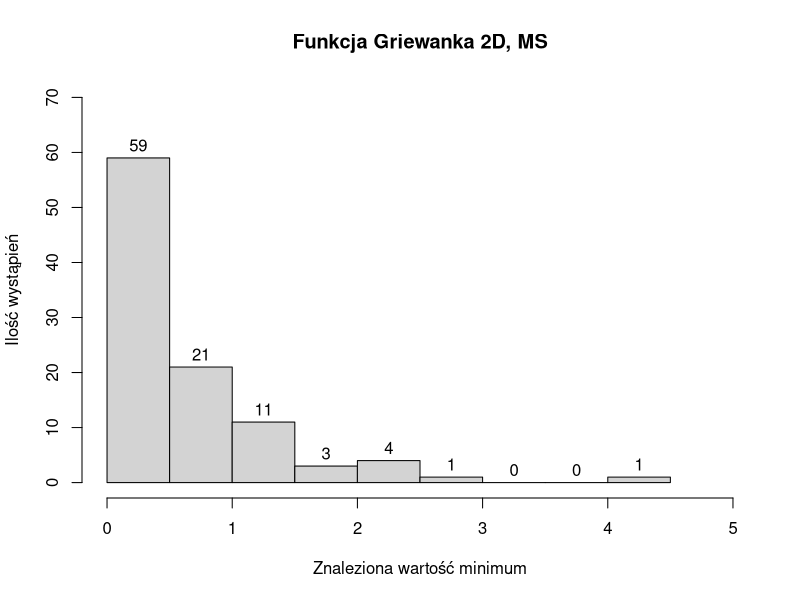
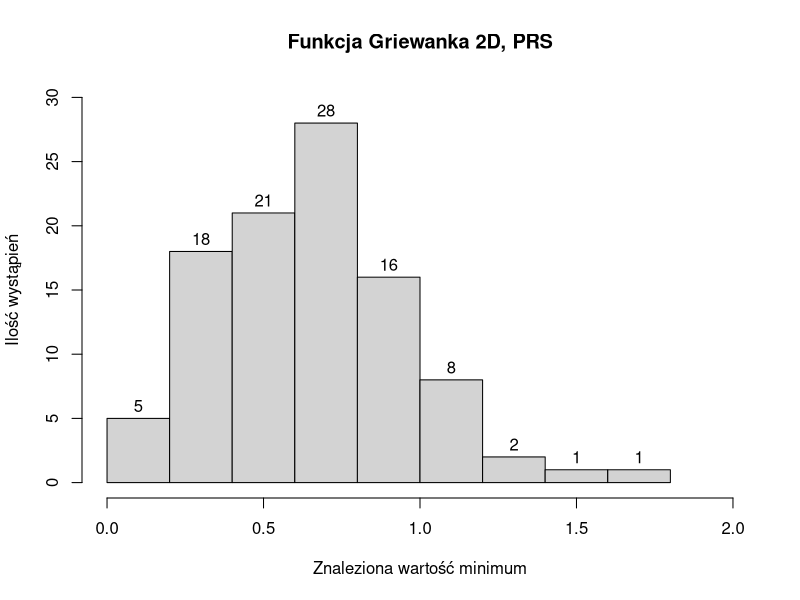
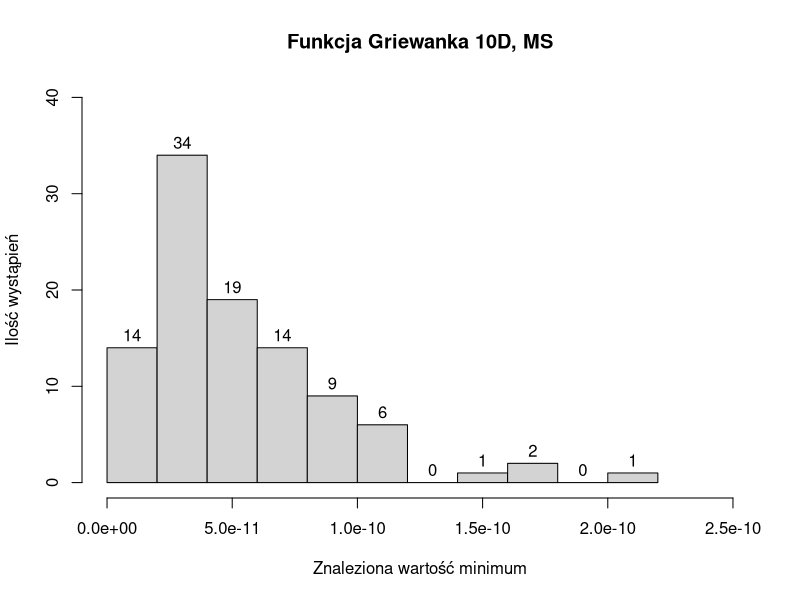
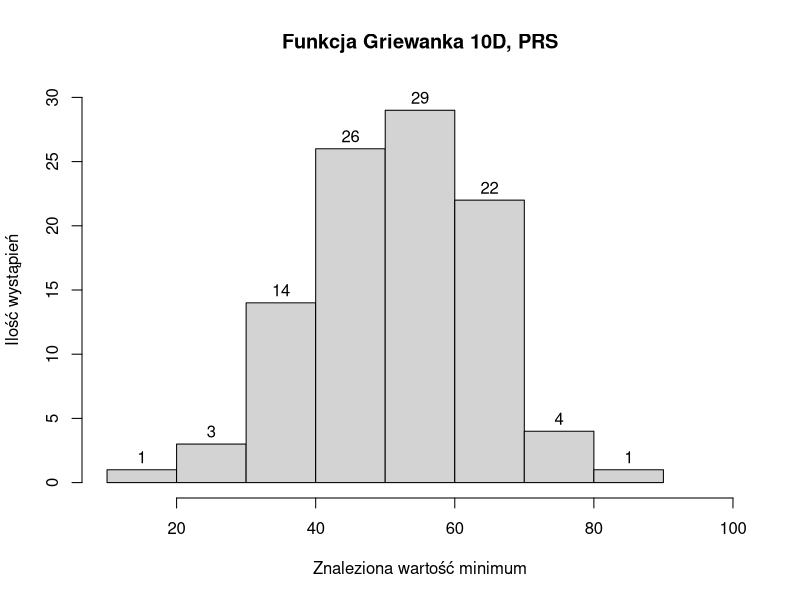
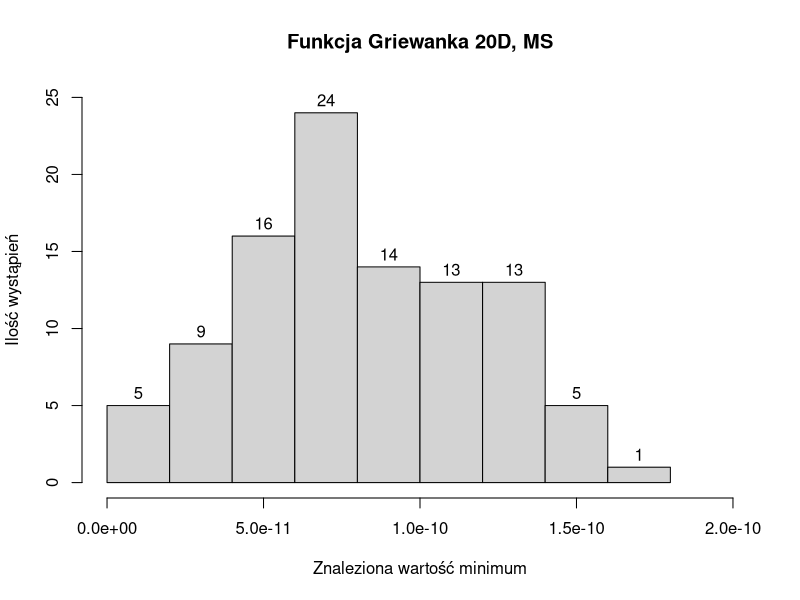
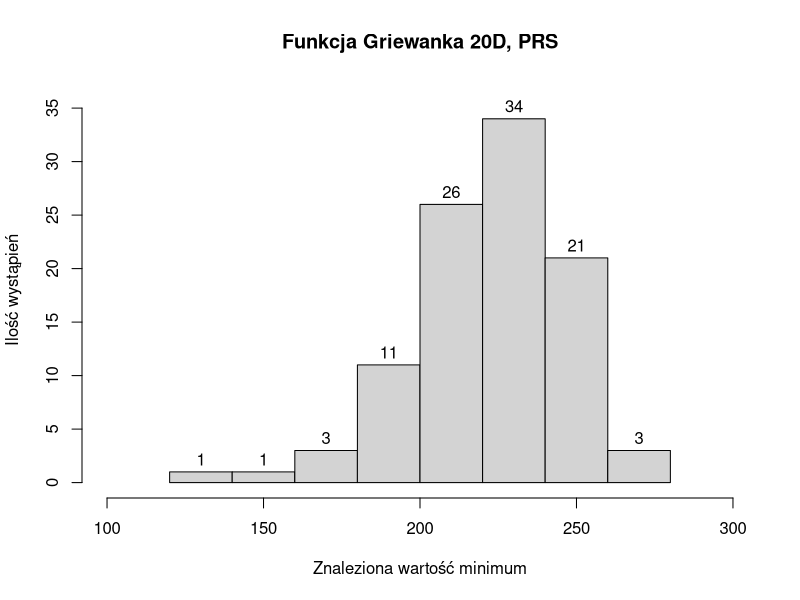
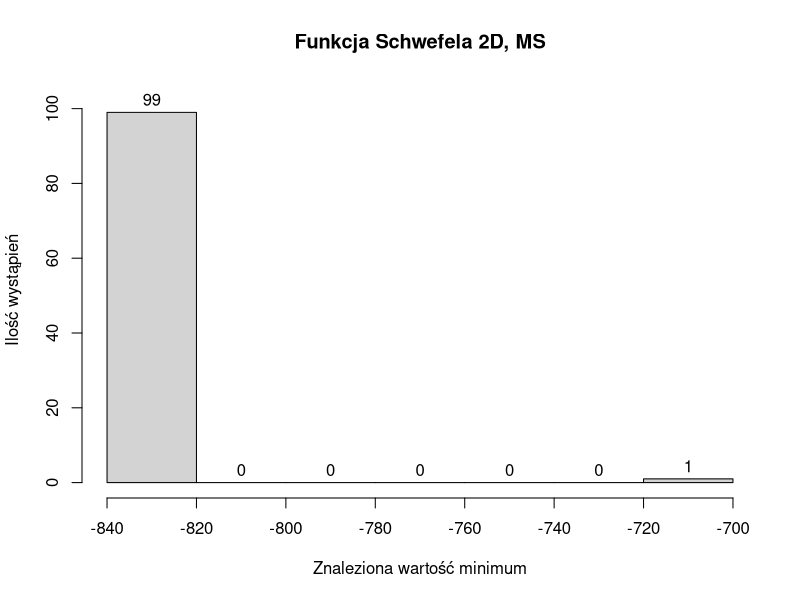
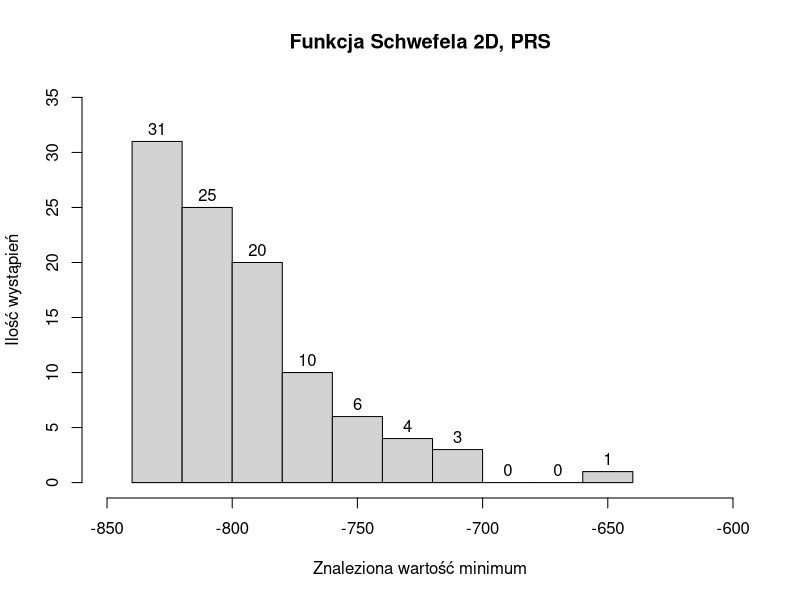

The R script that drew these images, in order:
## ---- chunk 1
a2ms <- as.vector(read.csv("./data/griewank2Dms.csv"))$x
a2prs <- as.vector(read.csv("./data/griewank2Dprs.csv"))$x
a10ms <- as.vector(read.csv("./data/griewank10Dms.csv"))$x
a10prs <- as.vector(read.csv("./data/griewank10Dprs.csv"))$x
a20ms <- as.vector(read.csv("./data/griewank20Dms.csv"))$x
a20prs <- as.vector(read.csv("./data/griewank20Dprs.csv"))$x
r2ms <- as.vector(read.csv("./data/schwefel2Dms.csv"))$x
r2prs <- as.vector(read.csv("./data/schwefel2Dprs.csv"))$x
r10ms <- as.vector(read.csv("./data/schwefel10Dms.csv"))$x
r10prs <- as.vector(read.csv("./data/schwefel10Dprs.csv"))$x
r20ms <- as.vector(read.csv("./data/schwefel20Dms.csv"))$x
r20prs <- as.vector(read.csv("./data/schwefel20Dprs.csv"))$x
## ---- chunk 2
hist(a2ms, main="Funkcja Griewanka 2D, MS", 
     xlab = "Znaleziona wartość minimum", ylab = "Ilość wystąpień", labels = TRUE,
     ylim = c(0,70), xlim = c(0,5)
     )
## ---- chunk 3
hist(a2prs, main="Funkcja Griewanka 2D, PRS", 
     xlab = "Znaleziona wartość minimum", ylab = "Ilość wystąpień", labels = TRUE,
     ylim = c(0,30), xlim = c(0,2)
     )
## ---- chunk 4
hist(a10ms, main="Funkcja Griewanka 10D, MS", 
     xlab = "Znaleziona wartość minimum", ylab = "Ilość wystąpień", labels = TRUE,
     xlim = c(0, 2.5e-10),  # Dostosowanie zakresu osi X
     ylim = c(0, 40),  # Dostosowanie zakresu osi Y
     )
## ---- chunk 5
hist(a10prs, main="Funkcja Griewanka 10D, PRS", 
     xlab = "Znaleziona wartość minimum", ylab = "Ilość wystąpień", labels = TRUE,
     xlim = c(10, 100),  # Dostosowanie zakresu osi X
     ylim = c(0, 30),  # Dostosowanie zakresu osi Y
     )
## ---- chunk 6
hist(a20ms, main="Funkcja Griewanka 20D, MS", 
     xlab = "Znaleziona wartość minimum", ylab = "Ilość wystąpień", labels = TRUE,
     xlim = c(0, 2e-10),  # Dostosowanie zakresu osi X
     ylim = c(0, 25),
     )
## ---- chunk 7
hist(a20prs, main="Funkcja Griewanka 20D, PRS", 
     xlab = "Znaleziona wartość minimum", ylab = "Ilość wystąpień", labels = TRUE,
     xlim = c(100, 300),  # Dostosowanie zakresu osi X
     ylim = c(0, 36),
     )
## ---- chunk 8
hist(r2ms, main="Funkcja Schwefela 2D, MS", 
     xlab = "Znaleziona wartość minimum", ylab = "Ilość wystąpień", labels = TRUE,
     xlim = c(-840,-700), ylim = c(0,103)
     )
## ---- chunk 9
hist(r2prs, main="Funkcja Schwefela 2D, PRS", 
     xlab = "Znaleziona wartość minimum", ylab = "Ilość wystąpień", labels = TRUE,
     ylim = c(0,35), xlim = c(-850,-600)
     )
## ---- chunk 10
hist(r10ms, main="Funkcja Schwefela 10D, MS", 
     xlab = "Znaleziona wartość minimum", ylab = "Ilość wystąpień", labels = TRUE,
     ylim = c(0,26), xlim = c(-3800,-2800)
     )
## ---- chunk 11
hist(r10prs, main="Funkcja Schwefela 10D, PRS", 
     xlab = "Znaleziona wartość minimum", ylab = "Ilość wystąpień", labels = TRUE,
     xlim = c(-2800,-1600), ylim = c(0,30)
     )
## ---- chunk 12
hist(r20ms, main="Funkcja Schwefela 20D, MS", 
     xlab = "Znaleziona wartość minimum", ylab = "Ilość wystąpień", labels = TRUE,
     xlim = c(-6800,-5400),ylim = c(0,30)
     )
## ---- chunk 13
hist(r20prs, main="Funkcja Schwefela 20D, PRS", 
     xlab = "Znaleziona wartość minimum", ylab = "Ilość wystąpień", labels = TRUE,
     xlim = c(-4000,-2000), ylim = c(0,35)
     )
## ---- chunk 14
boxplot(a2ms,a2prs, main = "Funkcja Griewanka, 2D", names = c("MS", "PRS"), ylab = "Wartość")
boxplot(a10ms,a10prs, main = "Funkcja Griewanka, 10D", names = c("MS", "PRS"), ylab = "Wartość")
boxplot(a20ms,a20prs, main = "Funkcja Griewanka, 20D", names = c("MS", "PRS"), ylab = "Wartość")
boxplot(r2ms,r2prs, main = "Funkcja Schwefela, 2D", names = c("MS", "PRS"), ylab = "Wartość")
boxplot(r10ms,r10prs, main = "Funkcja Schwefela, 10D", names = c("MS", "PRS"), ylab = "Wartość")
boxplot(r20ms,r20prs, main = "Funkcja Schwefela, 20D", names = c("MS", "PRS"), ylab = "Wartość")
## ---- chunk 15
t.test(x = a2prs, y = a2ms, paired = TRUE)
## ---- chunk 16
t.test(x = a10prs, y = a10ms, paired = TRUE)
## ---- chunk 17
t.test(x = a20prs, y = a20ms, paired = TRUE)
## ---- chunk 18
t.test(x = r2prs, y = r2ms, paired = TRUE)
## ---- chunk 19
t.test(x = r10prs, y = r10ms, paired = TRUE)
## ---- chunk 20
t.test(x = r20prs, y = r20ms, paired = TRUE)
